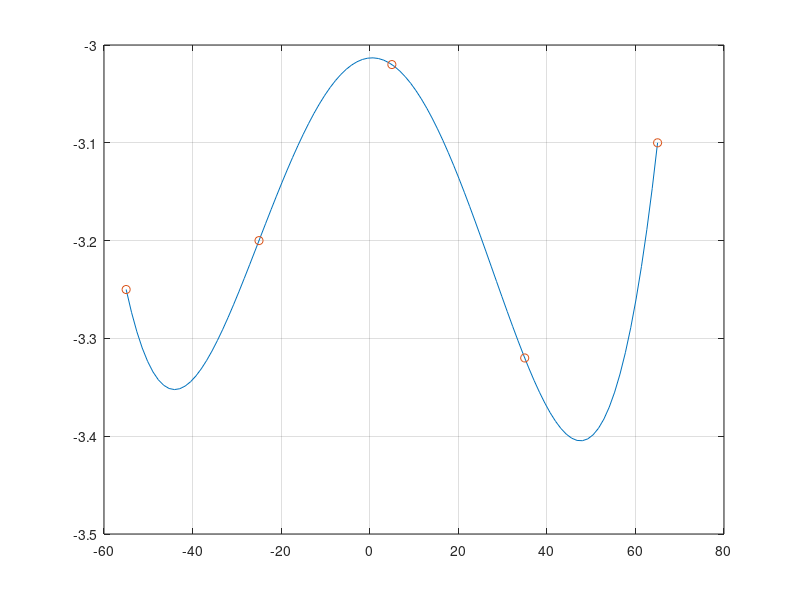

Recreate this plot in MATLAB.
# Interpolation polynomiale en climatologie

x = [ -55 -25 5 35 65 ];
y = [ -3.25 -3.2 -3.02 -3.32 -3.1 ];

format short e;
c=polyfit(x,y,4)

z = linspace ( x(1) , x(end) , 100 );
p = polyval ( c , z );
plot(z,p,x,y,'o'); grid on;
